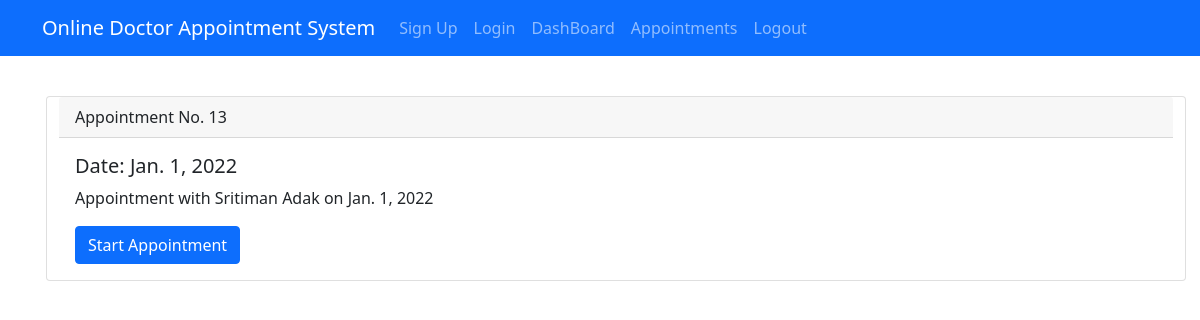
The app's page /appointments/doctor/ (signed in), older data.
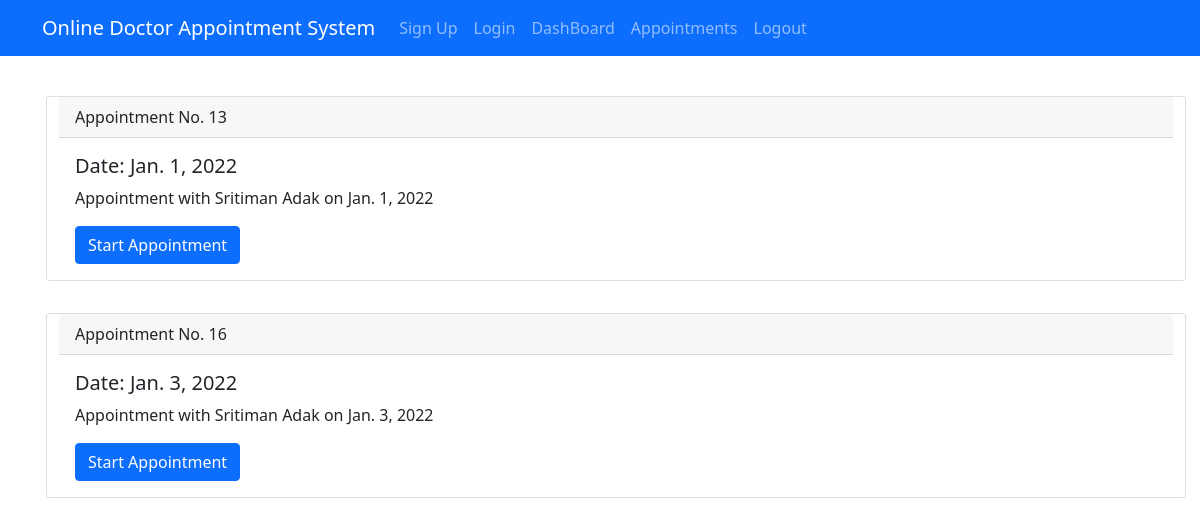
The same page, newer data.
### mainapp/models.py (models this page shows)
class Appointment(models.Model):
    STATUS = [
        ("finished","finished"),
        ("upcomming","upcomming"),
        ("ongoing","ongoing"),
    ]
    patient = models.ForeignKey(Patient, on_delete=models.CASCADE)
    doctor = models.ForeignKey(Doctor, on_delete=models.CASCADE)
    date = models.DateField(null=True, blank=True)
    time = models.TimeField(null=True, blank=True)
    status = models.CharField(null = True, blank = True, max_length=20, choices=STATUS)

### mainapp/views.py (the view)
# urls.py: path('appointments/doctor/',views.DoctorAppointmentPage, name="d_app"),
def DoctorAppointmentPage(request):
    appointments = Appointment.objects.filter(doctor = request.user)
    context = {
        'appointments': appointments,
    }
    return render(request,"doctor/doctor-appointment.html",context= context)

### templates/doctor/doctor-appointment.html
{% extends "doctor/base.html" %}
{% block content %}
<div class="container">
<div class="row mt-4">
{% for appointment in appointments %}
<div class="card m-3">
    <div class="card-header">
      Appointment No. {{appointment.id}}
    </div>
    <div class="card-body">
      <h5 class="card-title">Date: {{appointment.date}}</h5>
      <p class="card-text">Appointment with {{appointment.patient.first_name}} {{appointment.patient.last_name}} on {{appointment.date}}</p>
      <a href="{% url 'main-chat-view' appointment.id %}" class="btn btn-primary" target="_blank">Start Appointment</a>
    </div>
  </div>
{% endfor %}
</div>
</div>
{% endblock %}

Row changes from the older to the newer data that the page shows:
added Appointment: id "16", date "Jan. 3, 2022", patient.first_name "Sritiman", patient.last_name "Adak"
